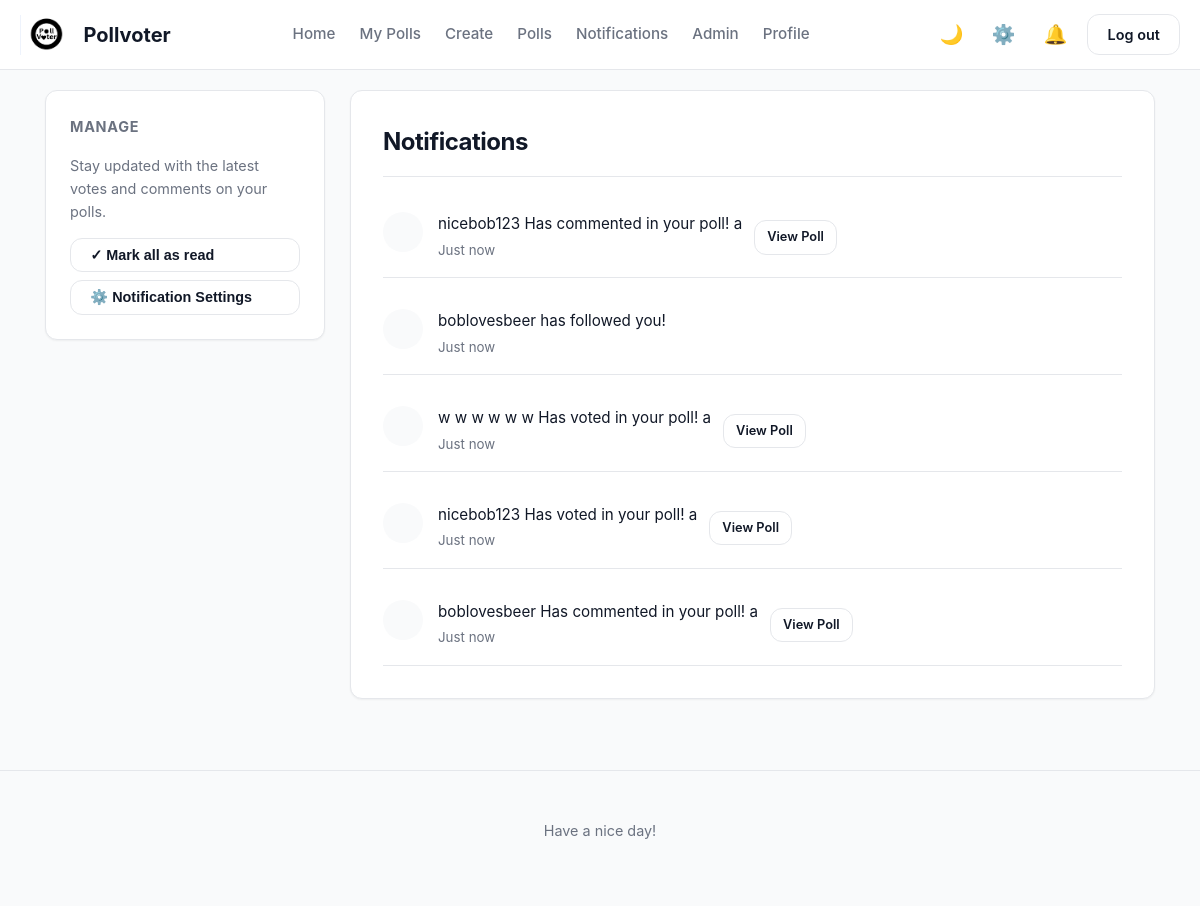
The app's page /notifications (signed in), older data.
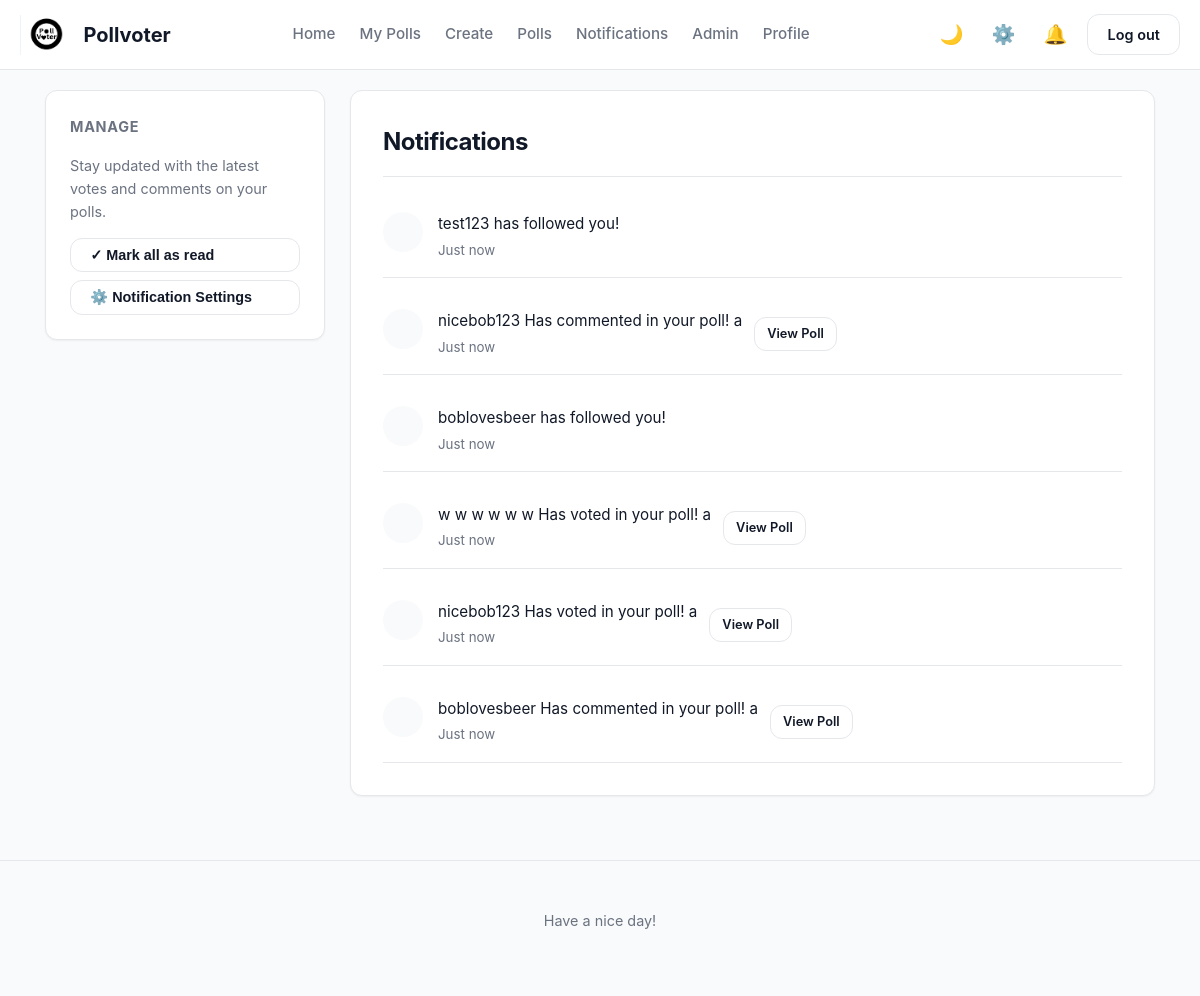
The same page, newer data.
### app/models.py (models this page shows)
class Notification(db.Model):
    __tablename__ = 'notification'
    id = Column(Integer, primary_key=True)
    message = Column(Text)
    is_read = Column(Boolean)
    created_at = Column(DateTime, default=datetime.now)
    recipient_id = Column(Integer, ForeignKey('user.id'))
    recipient = relationship("User", backref="notifications", foreign_keys=[recipient_id])
    poll_id = Column(Integer, ForeignKey('poll.id'))

### app/routes.py (the view)
@main.route("/notifications")
@login_required
def notifications():
    notifications = Notification.query.filter_by(recipient_id = current_user.id).order_by(Notification.created_at.desc()).all()
    for i in notifications:
        i.is_read = True
    db.session.commit()
    return render_template("notification.html", notifications = notifications)

### app/__init__.py (called while the page is built)
def create_app():
    app = Flask(__name__)
    app.config['SECRET_KEY'] = 'your_secret_key'
    app.config['SQLALCHEMY_DATABASE_URI'] = 'sqlite:///pollvoter.db'
    app.config['SQLALCHEMY_TRACK_MODIFICATIONS'] = False
    app.config["UPLOAD_FOLDER"] = "static/uploads"
    app.config["PFP_FOLDER"] =  "app/static/uploads/pfp"
    db.init_app(app)
    login_manager.init_app(app)
    migrate.init_app(app, db)
    app.register_blueprint(auth)
    app.register_blueprint(main)
    app.register_blueprint(polls)
    app.register_blueprint(admin)
    @login_manager.user_loader
    def load_user(userid):
        return User.query.get(int(userid))
    return app

### app/routes.py (called while the page is built)
@main.context_processor
def notifications_count():
    if current_user.is_authenticated:
        unreadcount = Notification.query.filter_by(recipient_id = current_user.id, is_read = False).count()
        return dict(unreadcount = unreadcount)
    return dict(unreadcount = 0)

@main.app_context_processor
def dropdown_notifications():
    if current_user.is_authenticated:
        unread_count = Notification.query.filter_by(recipient_id = current_user.id, is_read = False).count()
        latest_notifs = Notification.query.filter_by(recipient_id = current_user.id).order_by(Notification.created_at.desc()).limit(5).all()
        return dict(unread_count = unread_count, latest_notifs = latest_notifs)
    return dict(unread_count = 0, latest_notifs = [])

### app/templates/notification.html (shortened to what this page needs)
{% extends "base.html" %}
{% block content %}
<div class="dashboard-layout">
    <aside class="sidebar">
        <div class="sidebar-widget">
            <h3 class="widget-title">Manage</h3>
            <p style="font-size: 0.9rem; color: var(--text-muted); margin-bottom: 15px;">
                Stay updated with the latest votes and comments on your polls.
            </p>
            <button class="btn btn-outline" style="width: 100%; text-align: left; margin-bottom: 8px;">
                ✓ Mark all as read
            </button>
            <button class="btn btn-outline" style="width: 100%; text-align: left;">
                ⚙️ Notification Settings
            </button>
        </div>
    </aside>
    <main class="feed">
        <div class="card">
            <h2 style="margin-bottom: 20px; border-bottom: 1px solid var(--border-subtle); padding-bottom: 15px;">
                Notifications
            </h2>
            <div class="notification-list">
                {% for i in notifications %}
                <div class="user-row" style="padding: 15px 0; border-bottom: 1px solid var(--border-subtle);">
                    <div style="display: flex; align-items: flex-start; gap: 15px;">
                        <div style="
                            width: 40px; height: 40px;
                            background: var(--bg-body);
                            border-radius: 50%;
                            display: flex; align-items: center; justify-content: center;
                            color: var(--primary);
                            flex-shrink: 0;
                        ">
                        </div>
                        <div>
                            <p style="margin: 0; font-size: 0.95rem; color: var(--text-main);">
                                {{ i.message }}
                            </p>
                            <small style="color: var(--text-muted);">Just now</small>
                        </div>
                    </div>
                    {% if i.poll_id %}
                    <a href="{{ url_for('polls.poll_detail', poll_id=i.poll_id) }}" class="btn btn-outline" style="font-size: 0.8rem; padding: 6px 12px;">
                        View Poll
                    </a>
                    {% endif %}
                </div>
                {% else %}
                <div style="text-align: center; padding: 40px 0;">
                    <div style="font-size: 2rem; margin-bottom: 10px;">🔕</div>
                    <h3 style="font-size: 1.1rem; color: var(--text-main);">All caught up!</h3>
                    <p style="color: var(--text-muted);">You have no new notifications.</p>
                </div>
                {% endfor %}
            </div>
        </div>
    </main>
</div>
{% endblock %}

### app/templates/base.html (shortened to what this page needs)
<!DOCTYPE html>
<html lang="en">
<head>
    <link rel="stylesheet" href="{{url_for('static', filename='styles.css')}}">
</head>
<body>
    {% set unread_count = unread_count if unread_count is defined else 0 %}
<nav class="navbar">
    <div class="navcontainer">
        <a href="{{url_for('main.home')}}" class="navbar-brand">
            <img src="{{url_for('static', filename = 'Pollvoter.png')}}" alt="Logo" class="logoimage">
            <span class="brand-text">Pollvoter</span>
        </a>
        <div class="nav-links">
            {%if current_user.is_authenticated%}
                <a href="{{url_for('main.home')}}">Home</a>
                <a href="{{url_for('polls.my_polls')}}">My Polls</a>
                <a href="{{url_for('polls.create_poll')}}">Create</a>
                <a href="{{url_for('polls.listpolls')}}">Polls</a>
                <a href="{{url_for('main.notifications')}}">Notifications</a>
                {%if current_user.is_authenticated and current_user.is_admin%}
                        <a href="{{url_for('admin.dashboard')}}">Admin</a>
                    {%endif%}
                <a href="{{url_for('main.profile')}}">Profile</a>
            {%endif%}
        </div>
        <div class="nav-controls">
            <button id="toggledarkmode" class="icon-btn" title="Toggle Theme">🌙</button>
            <button class="icon-btn" title="Settings">⚙️</button>
            <div class="notification-dropdown-container">
                <button class="icon-btn" id="notification-toggle">
                    🔔
                </button>
            </div>
            {%if current_user.is_authenticated%}
                <a href="{{url_for('auth.logout')}}" class="btn btn-sm btn-outline">Log out</a>
            {%else%}
                <a href="{{url_for('auth.login')}}" class="btn btn-sm">Login</a>
                <a href="{{url_for('auth.register')}}" class="btn btn-sm btn-primary">Register</a>
            {%endif%}
        </div>
    </div>
</nav>
    <div class="main-container">
        {%block content%}{%endblock%}
    </div>
    <footer>
        <p>Have a nice day!</p>
    </footer>
</body>
</html>

### app/static/styles.css (style rules this page uses)
:root { --bg-body: #F9FAFB; --bg-card: #FFFFFF; --bg-nav: rgba(255, 255, 255, 0.9); --text-main: #111827; --text-muted: #6B7280; --primary: #222222; --primary-hover: #2b2b2b; --border-subtle: #E5E7EB; --shadow-sm: 0 1px 2px 0 rgba(0, 0, 0, 0.05); --shadow-md: 0 4px 6px -1px rgba(0, 0, 0, 0.1), 0 2px 4px -1px rgba(0, 0, 0, 0.06); --shadow-lg: 0 10px 15px -3px rgba(0, 0, 0, 0.1); --radius-md: 12px; --radius-full: 9999px; }
* { box-sizing: border-box; margin: 0; padding: 0; }
body { background-color: var(--bg-body); color: var(--text-main); font-family: 'Inter', system-ui, -apple-system, sans-serif; line-height: 1.6; transition: background-color 0.3s ease, color 0.3s ease; -webkit-font-smoothing: antialiased; }
a { text-decoration: none; color: inherit; transition: color 0.2s; }
.main-container { max-width: 1000px; margin: 80px auto 40px; padding: 0 20px; min-height: 80vh; }
.navbar { position: fixed; top: 0; left: 0; width: 100%; height: 70px; background-color: var(--bg-nav); backdrop-filter: blur(10px); border-bottom: 1px solid var(--border-subtle); z-index: 1000; }
.navcontainer { max-width: 1200px; margin: 0 auto; height: 100%; display: flex; justify-content: space-between; align-items: center; padding: 0 20px; }
.navbar-brand { display: flex; align-items: center; gap: 12px; font-weight: 700; font-size: 1.25rem; color: var(--text-main); }
.logoimage { height: 40px; width: auto; }
.nav-links { display: flex; gap: 24px; }
.nav-links a { font-weight: 500; font-size: 0.95rem; color: var(--text-muted); }
.nav-controls { display: flex; align-items: center; gap: 12px; }
.icon-btn { background: transparent; border: none; font-size: 1.2rem; cursor: pointer; padding: 8px; border-radius: 50%; display: flex; align-items: center; justify-content: center; color: var(--text-muted); transition: all 0.2s; position: relative; }
.btn { display: inline-block; padding: 0.5rem 1.2rem; border-radius: var(--radius-md); font-weight: 600; font-size: 0.9rem; cursor: pointer; border: none; transition: transform 0.1s ease, box-shadow 0.2s ease; }
.btn-outline { background: transparent; border: 1px solid var(--border-subtle); color: var(--text-main); }
.notification-dropdown-container { position: relative; }
.poll-card, .card, .profile-container, .auth-box { background-color: var(--bg-card); border-radius: var(--radius-md); padding: 2rem; margin-bottom: 1.5rem; border: 1px solid var(--border-subtle); box-shadow: var(--shadow-sm); transition: transform 0.2s ease, box-shadow 0.2s ease; }
h1, h2, h3 { color: var(--text-main); margin-bottom: 1rem; font-weight: 700; letter-spacing: -0.02em; }
p { color: var(--text-muted); margin-bottom: 1rem; }
footer { text-align: center; padding: 3rem 0; color: var(--text-muted); font-size: 0.9rem; border-top: 1px solid var(--border-subtle); margin-top: auto; }
.dashboard-layout { display: flex; flex-direction: column; gap: 24px; }
@media (min-width: 992px) { .dashboard-layout { display: grid; grid-template-columns: 320px 1fr; gap: 30px; align-items: start; } }
.sidebar-widget { background-color: var(--bg-card); border-radius: var(--radius-md); padding: 1.5rem; border: 1px solid var(--border-subtle); margin-bottom: 1.5rem; box-shadow: var(--shadow-sm); }
.widget-title { font-size: 0.9rem; font-weight: 700; color: var(--text-muted); margin-bottom: 1rem; text-transform: uppercase; letter-spacing: 0.05em; }
.user-row { display: flex; align-items: center; gap: 12px; margin-bottom: 1rem; padding-bottom: 1rem; border-bottom: 1px solid var(--border-subtle); }
.user-row:last-child { border-bottom: none; margin-bottom: 0; padding-bottom: 0; }
.main-container { max-width: 1150px; margin: 90px auto 40px; padding: 0 20px; }
@media (min-width: 992px) { .dashboard-layout { display: grid; grid-template-columns: 280px 1fr; gap: 25px; align-items: start; } }
.dashboard-layout h2 { margin-top: 0; margin-bottom: 20px; font-size: 1.5rem; }

Row changes from the older to the newer data that the page shows:
added Notification: message "test123 has followed you!"
